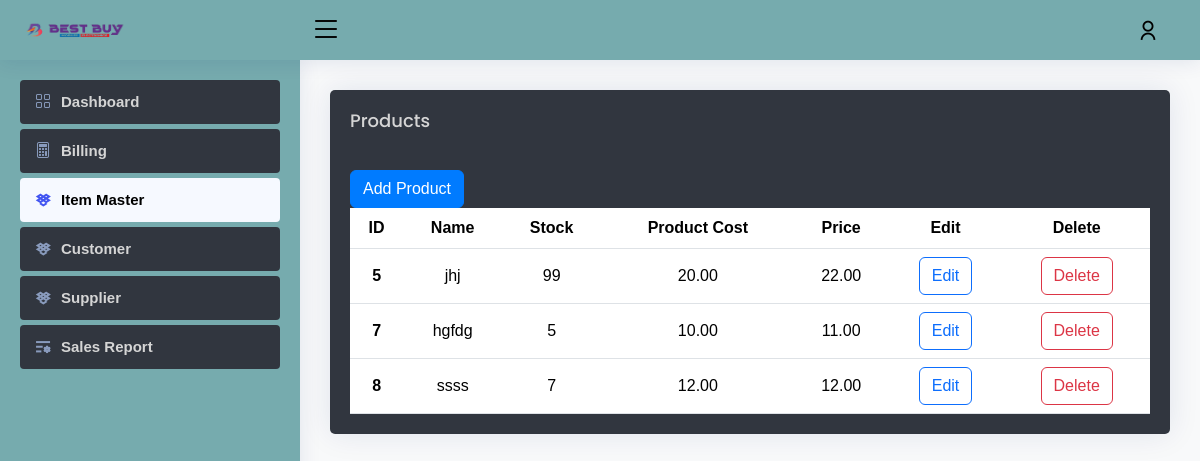
Before: /store_items/ (signed in) with the older database file.
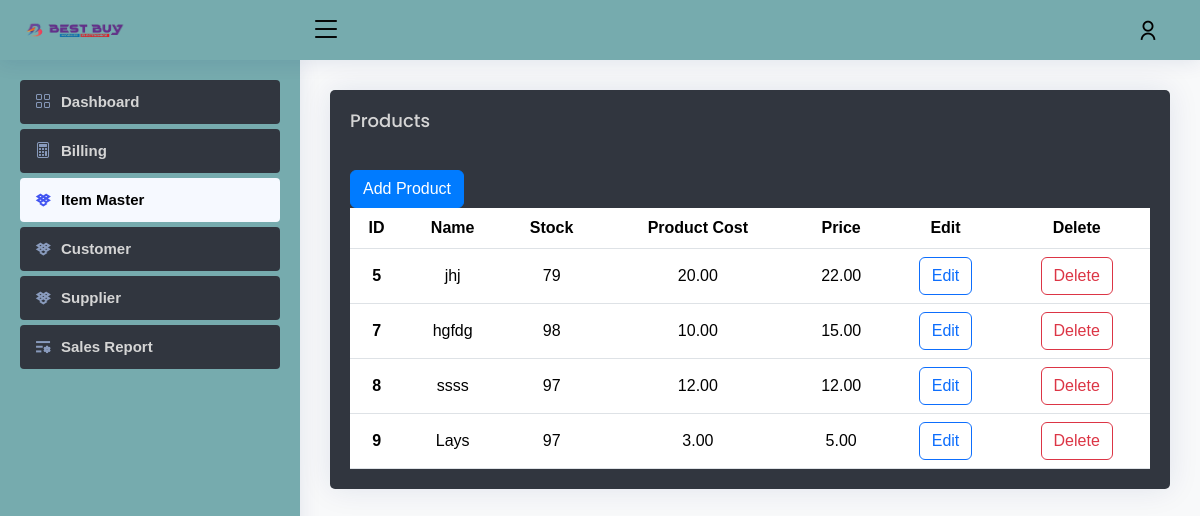
After: the same page with the newer database file.
### bestbuy/models.py (models this page shows, shortened)
class Product(models.Model):
    name = models.CharField(max_length=100)
    stock = models.IntegerField()
    product_cost = models.DecimalField(max_digits=20, decimal_places=2, default=0.00)
    price = models.DecimalField(max_digits=20, decimal_places=2)

### bestbuy/views.py (the view)
# urls.py: path('store_items/', views.store_itemss, name='store_items'),
@cache_control(no_cache=True, must_revalidate=True, no_store=True)
@user_passes_test(lambda u: u.is_superuser, login_url="store_login")
def store_itemss(request):
    products = Product.objects.all()
    return render(request, 'store_items.html', {'products': products})

### templates/store_items.html (shortened to what this page needs)
{% extends "store_base.html" %}
{% load static %}
{% block content %}
<main id="main" class="main">
  <section class="section">
    <div class="row">
      <div class="col-lg-12">
        <div class="card">
          <div class="card-body">
            <h3 class="card-title">Products</h3>
            <a href="{% url 'store_items_add' %}"><button type="button" class="btn btn-primary">Add Product</button></a>
            <div class="table-responsive">
              <table class="table datatable">
                <thead>
                  <tr>
                    <th scope="col">ID</th>
                    <th scope="col">Name</th>
                    <th scope="col">Stock</th>
                    <th scope="col">Product Cost</th>
                    <th scope="col">Price</th>
                    <th scope="col">Edit</th>
                    <th scope="col">Delete</th>
                  </tr>
                </thead>
                <tbody>
                  {% for pro in products %}
                  <tr>
                    <th scope="row">{{ pro.id }}</th>
                    <td>{{ pro.name }}</td>
                    <td>{{ pro.stock }}</td>
                    <td>{{ pro.product_cost }}</td>
                    <td>{{ pro.price }}</td>
                    <td class="align-middle">
                      <a href="{% url 'store_items_edit' pro.id %}" class="btn btn-outline-primary">Edit</a>
                    </td>
                    <td class="align-middle">
                      <a href="{% url 'store_items_delete' pro.id %}" class="btn btn-outline-danger">Delete</a>
                    </td>
                  </tr>
                  {% endfor %}
                </tbody>
              </table>
            </div>
          </div>
        </div>
      </div>
    </div>
  </section>
</main>
{% endblock %}

Changed rows visible on the page:
changed Product "jhj": stock "99" → "79"
changed Product "hgfdg": stock "5" → "98"; price "11.00" → "15.00"
changed Product "ssss": stock "7" → "97"
added Product: id "9", name "Lays", stock "97", product_cost "3.00", price "5.00"
